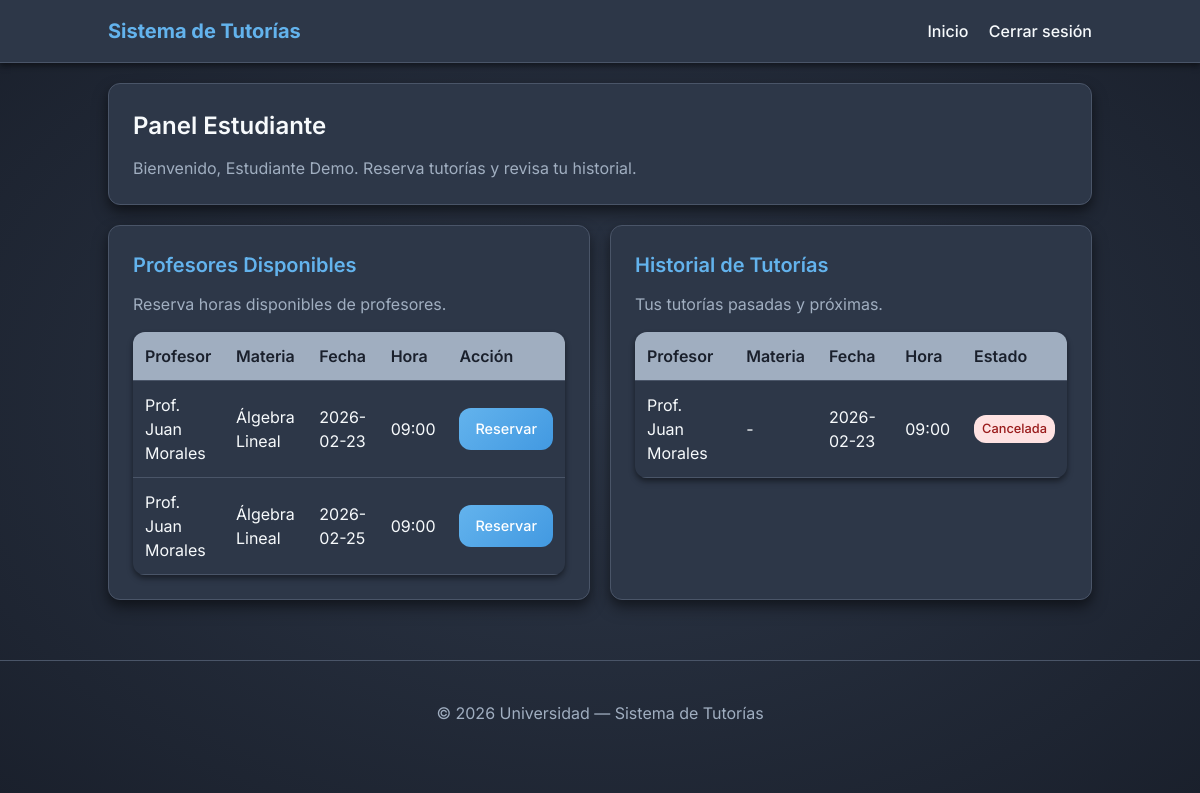
/dashboard_estudiante.php (signed in), run on the app's committed database.
### tables this page shows
CREATE TABLE `disponibilidad` (
  `id_disponibilidad` int(10) UNSIGNED NOT NULL,
  `id_profesor` int(10) UNSIGNED NOT NULL,
  `fecha` date NOT NULL,
  `hora_inicio` time NOT NULL,
  `hora_fin` time NOT NULL,
  `estado` enum('disponible','no_disponible','ocupado') NOT NULL DEFAULT 'disponible'
);

CREATE TABLE `usuarios` (
  `id_usuario` int(10) UNSIGNED NOT NULL,
  `nombre` varchar(150) NOT NULL,
  `correo` varchar(200) NOT NULL,
  `contrasena` varchar(255) NOT NULL,
  `rol` enum('administrador','profesor','estudiante') NOT NULL,
  `estado` enum('activo','inactivo') NOT NULL DEFAULT 'activo',
  `fecha_registro` timestamp NOT NULL DEFAULT current_timestamp()
);

CREATE TABLE `tutorias` (
  `id_tutoria` int(10) UNSIGNED NOT NULL,
  `id_estudiante` int(10) UNSIGNED NOT NULL,
  `id_profesor` int(10) UNSIGNED NOT NULL,
  `id_materia` int(10) UNSIGNED DEFAULT NULL,
  `fecha` date NOT NULL,
  `hora` time NOT NULL,
  `estado` enum('pendiente','aceptada','cancelada','realizada') NOT NULL DEFAULT 'pendiente',
  `observaciones` text DEFAULT NULL,
  `fecha_creacion` timestamp NOT NULL DEFAULT current_timestamp()
);

### dashboard_estudiante.php (the view, shortened to what this page needs)
<?php
include_once 'header.php';
require_once 'conexion.php';
?>
<section class="card">
  <h2>Panel Estudiante</h2>
  <p class="muted">Bienvenido, <?php echo htmlspecialchars($_SESSION['user_name'] ?? ''); ?>. Reserva tutorías y revisa tu historial.</p>
</section>
<div class="dashboard-grid student-panel">
  <div class="card">
    <h3>Profesores Disponibles</h3>
    <p class="muted">Reserva horas disponibles de profesores.</p>
    <table class="table">
      <thead><tr><th>Profesor</th><th>Materia</th><th>Fecha</th><th>Hora</th><th>Acción</th></tr></thead>
      <tbody>
      <?php
        $sql = "SELECT d.id_disponibilidad AS disp_id, prof.id_profesor AS profesor_id, uprof.nombre AS profesor, d.fecha, d.hora_inicio, d.hora_fin
            FROM disponibilidad d
            JOIN profesores prof ON d.id_profesor = prof.id_profesor
            JOIN usuarios uprof ON prof.id_usuario = uprof.id_usuario
            WHERE d.fecha >= CURDATE()
            ORDER BY d.fecha, d.hora_inicio";
        foreach ($pdo->query($sql) as $row) {
          $hora_display = substr($row['hora_inicio'],0,5);
          echo '<tr>';
          echo '<td>'.htmlspecialchars($row['profesor']).'</td>';
          $matOptions = [];
          $stmtMat = $pdo->prepare("SELECT m.id_materia, m.nombre FROM materias m WHERE m.id_profesor = :pid UNION SELECT m2.id_materia, m2.nombre FROM materias m2 JOIN profesor_materia pm ON m2.id_materia = pm.materia_id WHERE pm.profesor_id = :pid2 GROUP BY id_materia ORDER BY nombre");
          try {
            $stmtMat->execute(['pid' => $row['profesor_id'], 'pid2' => $row['profesor_id']]);
            while ($m = $stmtMat->fetch()) {
              $matOptions[] = $m;
            }
          } catch (Exception $e) {
            $stmtMat2 = $pdo->prepare("SELECT id_materia, nombre FROM materias WHERE id_profesor = :pid_only");
            $stmtMat2->execute(['pid_only' => $row['profesor_id']]);
            while ($m = $stmtMat2->fetch()) { $matOptions[] = $m; }
          }
          echo '<td>';
          if (count($matOptions) === 0) {
            echo '-';
          } elseif (count($matOptions) === 1) {
            echo htmlspecialchars($matOptions[0]['nombre']);
          } else {
            echo '<select form="form_'.intval($row['disp_id']).'" name="materia_id">';
            foreach ($matOptions as $opt) {
              echo '<option value="'.intval($opt['id_materia']).'">'.htmlspecialchars($opt['nombre']).'</option>';
            }
            echo '</select>';
          }
          echo '</td>';
          echo '<td>'.htmlspecialchars($row['fecha']).'</td>';
          echo '<td>'.htmlspecialchars($hora_display).'</td>';
          echo '<td>';
          echo '<form id="form_'.intval($row['disp_id']).'" method="post" style="display:inline-block">';
          echo '<button class="btn primary" type="submit" onclick="return confirmAction(this.form, \'Confirmar reserva?\')">Reservar</button>';
          echo '</form>';
          echo '</td>';
          echo '</tr>';
      }
      ?>
      </tbody>
    </table>
  </div>
  <div class="card">
    <h3>Historial de Tutorías</h3>
    <p class="muted">Tus tutorías pasadas y próximas.</p>
    <table class="table">
      <thead><tr><th>Profesor</th><th>Materia</th><th>Fecha</th><th>Hora</th><th>Estado</th></tr></thead>
      <tbody>
      <?php
          $sqlHist = 'SELECT t.id_tutoria AS id, t.fecha, t.hora, t.estado, uprof.nombre AS profesor, COALESCE(m.nombre, "-") AS materia
            FROM tutorias t
            JOIN estudiantes est ON t.id_estudiante = est.id_estudiante
            JOIN profesores prof ON t.id_profesor = prof.id_profesor
            JOIN usuarios uprof ON prof.id_usuario = uprof.id_usuario
            LEFT JOIN materias m ON m.id_materia = t.id_materia
            WHERE est.id_usuario = :uid
            ORDER BY t.fecha DESC, t.hora DESC';
        $stmt = $pdo->prepare($sqlHist);
        $stmt->execute(['uid' => $_SESSION['user_id']]);
        while ($t = $stmt->fetch()) {
          echo '<tr>';
          echo '<td>'.htmlspecialchars($t['profesor']).'</td>';
          echo '<td>'.htmlspecialchars($t['materia']).'</td>';
          echo '<td>'.htmlspecialchars($t['fecha']).'</td>';
          echo '<td>'.htmlspecialchars(substr($t['hora'],0,5)).'</td>';
          echo '<td><span class="chip '.htmlspecialchars($t['estado']).'">'.htmlspecialchars(ucfirst($t['estado'])).'</span></td>';
          echo '</tr>';
        }
      ?>
      </tbody>
    </table>
  </div>
</div>
<?php include_once 'footer.php'; ?>

### css/diseño.css (style rules this page uses)
:root { --bg: #1a202c; --panel: #2d3748; --text: #f7fafc; --muted: #a0aec0; --accent: #63b3ed; --success: #68d391; --warning: #fbb6ce; --danger: #fc8181; --border: #4a5568; --shadow: 0 4px 6px rgba(0, 0, 0, 0.3), 0 2px 4px rgba(0, 0, 0, 0.2); --radius: 12px; --transition: all 0.3s ease; }
* { box-sizing: border-box; }
body { font-family: 'Inter', -apple-system, BlinkMacSystemFont, 'Segoe UI', Roboto, sans-serif; margin: 0; background: radial-gradient(ellipse at center, #2d3748 0%, #1a202c 100%); color: var(--text); line-height: 1.6; min-height: 100vh; }
.dashboard-grid { display: grid; grid-template-columns: repeat(auto-fit, minmax(300px, 1fr)); gap: 20px; margin-top: 20px; }
.card { background: var(--panel); border-radius: var(--radius); padding: 24px; box-shadow: 0 8px 16px rgba(0, 0, 0, 0.4), 0 4px 8px rgba(0, 0, 0, 0.2); border: 1px solid var(--border); transition: var(--transition); backdrop-filter: blur(10px); }
.card h2, .card h3 { margin: 0 0 12px; font-weight: 600; }
.card h2 { font-size: 1.5rem; color: var(--text); }
.card h3 { font-size: 1.25rem; color: var(--accent); }
.card p { color: var(--muted); }
.btn { display: inline-flex; align-items: center; padding: 10px 16px; border-radius: var(--radius); text-decoration: none; font-weight: 500; font-size: 0.9rem; transition: var(--transition); border: none; cursor: pointer; }
.btn.primary { background: var(--accent); color: #fff; }
.table { width: 100%; border-collapse: collapse; margin-top: 16px; background: var(--panel); border-radius: var(--radius); overflow: hidden; box-shadow: var(--shadow); }
.table th, .table td { padding: 12px; text-align: left; border-bottom: 1px solid var(--border); }
.table th { background: var(--muted); font-weight: 600; color: var(--bg); }
.chip { display: inline-flex; align-items: center; padding: 4px 8px; border-radius: 12px; font-size: 0.8rem; font-weight: 500; }
.chip.cancelada { background: #fee2e2; color: #991b1b; }
.student-panel .card:nth-child(1) { grid-column: 1 / 2; }
.student-panel .card:nth-child(2) { grid-column: 2 / 3; }
.btn.primary { background: linear-gradient(135deg, #63b3ed 0%, #4299e1 100%); border: none; color: white; }

### data on the page
disponibilidad: usuarios.nombre "Prof. Juan Morales", nombre "Álgebra Lineal", fecha "2026-02-23", hora_inicio "09:00"
disponibilidad: usuarios.nombre "Prof. Juan Morales", nombre "Álgebra Lineal", fecha "2026-02-25", hora_inicio "09:00"
tutorias: usuarios.nombre "Prof. Juan Morales", materia "-", fecha "2026-02-23", hora "09:00", estado "Cancelada"

### other printed values
$_SESSION['user_name'] "Estudiante Demo"
